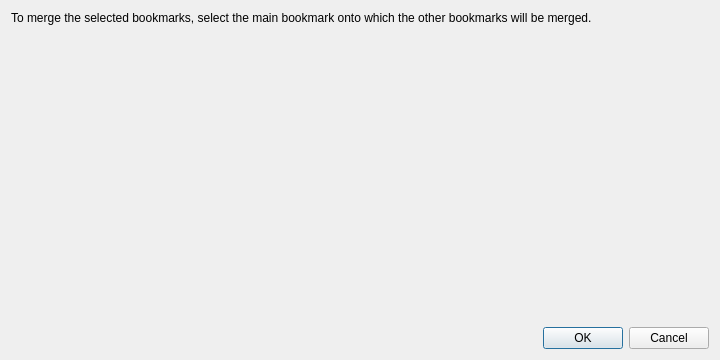
<?xml version="1.0" encoding="UTF-8"?>
<ui version="4.0">
 <class>MergeConfirmationDialog</class>
 <widget class="QDialog" name="MergeConfirmationDialog">
  <property name="geometry">
   <rect>
    <x>0</x>
    <y>0</y>
    <width>720</width>
    <height>360</height>
   </rect>
  </property>
  <property name="windowTitle">
   <string>Merge Bookmarks</string>
  </property>
  <layout class="QVBoxLayout" name="mainVerticalLayout">
   <item>
    <widget class="QLabel" name="label">
     <property name="text">
      <string>To merge the selected bookmarks, select the main bookmark onto which the other bookmarks will be merged.</string>
     </property>
    </widget>
   </item>
   <item>
    <spacer name="verticalSpacer">
     <property name="orientation">
      <enum>Qt::Vertical</enum>
     </property>
     <property name="sizeHint" stdset="0">
      <size>
       <width>20</width>
       <height>40</height>
      </size>
     </property>
    </spacer>
   </item>
   <item>
    <widget class="QDialogButtonBox" name="buttonBox">
     <property name="orientation">
      <enum>Qt::Horizontal</enum>
     </property>
     <property name="standardButtons">
      <set>QDialogButtonBox::Cancel|QDialogButtonBox::Ok</set>
     </property>
    </widget>
   </item>
  </layout>
 </widget>
 <resources/>
 <connections>
  <connection>
   <sender>buttonBox</sender>
   <signal>accepted()</signal>
   <receiver>MergeConfirmationDialog</receiver>
   <slot>accept()</slot>
   <hints>
    <hint type="sourcelabel">
     <x>248</x>
     <y>254</y>
    </hint>
    <hint type="destinationlabel">
     <x>157</x>
     <y>274</y>
    </hint>
   </hints>
  </connection>
  <connection>
   <sender>buttonBox</sender>
   <signal>rejected()</signal>
   <receiver>MergeConfirmationDialog</receiver>
   <slot>reject()</slot>
   <hints>
    <hint type="sourcelabel">
     <x>316</x>
     <y>260</y>
    </hint>
    <hint type="destinationlabel">
     <x>286</x>
     <y>274</y>
    </hint>
   </hints>
  </connection>
 </connections>
</ui>
